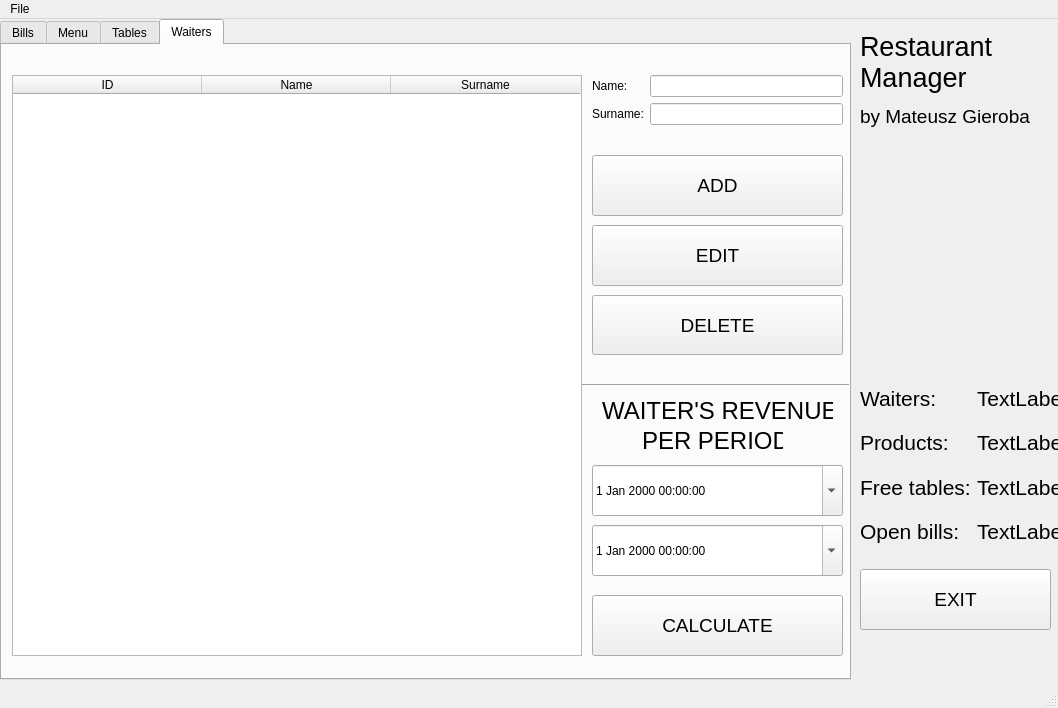
<?xml version="1.0" encoding="UTF-8"?>
<ui version="4.0">
 <class>MainMenu</class>
 <widget class="QMainWindow" name="MainMenu">
  <property name="geometry">
   <rect>
    <x>0</x>
    <y>0</y>
    <width>1058</width>
    <height>708</height>
   </rect>
  </property>
  <property name="windowTitle">
   <string>Restaurant Management System</string>
  </property>
  <property name="windowIcon">
   <iconset>
    <normaloff>indeks.jpeg</normaloff>indeks.jpeg</iconset>
  </property>
  <widget class="QWidget" name="centralwidget">
   <widget class="QTabWidget" name="tabWidget">
    <property name="geometry">
     <rect>
      <x>0</x>
      <y>0</y>
      <width>851</width>
      <height>661</height>
     </rect>
    </property>
    <property name="currentIndex">
     <number>3</number>
    </property>
    <widget class="QWidget" name="tab">
     <attribute name="title">
      <string>Bills</string>
     </attribute>
    </widget>
    <widget class="QWidget" name="tab_2">
     <attribute name="title">
      <string>Menu</string>
     </attribute>
    </widget>
    <widget class="QWidget" name="tab_3">
     <attribute name="title">
      <string>Tables</string>
     </attribute>
     <widget class="QTableWidget" name="tablesTable">
      <property name="geometry">
       <rect>
        <x>10</x>
        <y>40</y>
        <width>581</width>
        <height>521</height>
       </rect>
      </property>
      <property name="editTriggers">
       <set>QAbstractItemView::NoEditTriggers</set>
      </property>
      <property name="selectionMode">
       <enum>QAbstractItemView::SingleSelection</enum>
      </property>
      <property name="selectionBehavior">
       <enum>QAbstractItemView::SelectRows</enum>
      </property>
      <property name="columnCount">
       <number>1</number>
      </property>
      <attribute name="horizontalHeaderDefaultSectionSize">
       <number>579</number>
      </attribute>
      <column>
       <property name="text">
        <string>ID</string>
       </property>
      </column>
     </widget>
     <widget class="QPushButton" name="tableAddButton">
      <property name="geometry">
       <rect>
        <x>620</x>
        <y>160</y>
        <width>221</width>
        <height>61</height>
       </rect>
      </property>
      <property name="font">
       <font>
        <pointsize>14</pointsize>
       </font>
      </property>
      <property name="text">
       <string>ADD</string>
      </property>
     </widget>
     <widget class="QPushButton" name="tableDeleteButton">
      <property name="geometry">
       <rect>
        <x>620</x>
        <y>230</y>
        <width>221</width>
        <height>61</height>
       </rect>
      </property>
      <property name="font">
       <font>
        <pointsize>14</pointsize>
       </font>
      </property>
      <property name="text">
       <string>DELETE</string>
      </property>
     </widget>
    </widget>
    <widget class="QWidget" name="tab_5">
     <attribute name="title">
      <string>Waiters</string>
     </attribute>
     <widget class="QTableWidget" name="waitersTable">
      <property name="geometry">
       <rect>
        <x>10</x>
        <y>30</y>
        <width>570</width>
        <height>581</height>
       </rect>
      </property>
      <property name="sizeAdjustPolicy">
       <enum>QAbstractScrollArea::AdjustIgnored</enum>
      </property>
      <property name="editTriggers">
       <set>QAbstractItemView::NoEditTriggers</set>
      </property>
      <property name="selectionMode">
       <enum>QAbstractItemView::SingleSelection</enum>
      </property>
      <property name="selectionBehavior">
       <enum>QAbstractItemView::SelectRows</enum>
      </property>
      <property name="sortingEnabled">
       <bool>true</bool>
      </property>
      <property name="columnCount">
       <number>3</number>
      </property>
      <attribute name="horizontalHeaderCascadingSectionResizes">
       <bool>true</bool>
      </attribute>
      <attribute name="horizontalHeaderDefaultSectionSize">
       <number>189</number>
      </attribute>
      <attribute name="horizontalHeaderStretchLastSection">
       <bool>false</bool>
      </attribute>
      <column>
       <property name="text">
        <string>ID</string>
       </property>
      </column>
      <column>
       <property name="text">
        <string>Name</string>
       </property>
      </column>
      <column>
       <property name="text">
        <string>Surname</string>
       </property>
      </column>
     </widget>
     <widget class="QWidget" name="formLayoutWidget">
      <property name="geometry">
       <rect>
        <x>590</x>
        <y>30</y>
        <width>251</width>
        <height>71</height>
       </rect>
      </property>
      <layout class="QFormLayout" name="formLayout">
       <item row="0" column="0">
        <widget class="QLabel" name="waiterName">
         <property name="text">
          <string>Name:</string>
         </property>
        </widget>
       </item>
       <item row="0" column="1">
        <widget class="QLineEdit" name="waiterNameInput"/>
       </item>
       <item row="1" column="0">
        <widget class="QLabel" name="waiterSurname">
         <property name="text">
          <string>Surname:</string>
         </property>
        </widget>
       </item>
       <item row="1" column="1">
        <widget class="QLineEdit" name="waiterSurnameInput"/>
       </item>
      </layout>
     </widget>
     <widget class="QPushButton" name="waiterAddButton">
      <property name="geometry">
       <rect>
        <x>590</x>
        <y>110</y>
        <width>251</width>
        <height>61</height>
       </rect>
      </property>
      <property name="font">
       <font>
        <pointsize>14</pointsize>
       </font>
      </property>
      <property name="text">
       <string>ADD</string>
      </property>
     </widget>
     <widget class="QPushButton" name="waiterEditButton">
      <property name="geometry">
       <rect>
        <x>590</x>
        <y>180</y>
        <width>251</width>
        <height>61</height>
       </rect>
      </property>
      <property name="font">
       <font>
        <pointsize>14</pointsize>
       </font>
      </property>
      <property name="text">
       <string>EDIT</string>
      </property>
     </widget>
     <widget class="QPushButton" name="waiterDeleteButton">
      <property name="geometry">
       <rect>
        <x>590</x>
        <y>250</y>
        <width>251</width>
        <height>60</height>
       </rect>
      </property>
      <property name="font">
       <font>
        <pointsize>14</pointsize>
       </font>
      </property>
      <property name="text">
       <string>DELETE</string>
      </property>
     </widget>
     <widget class="QPushButton" name="revenueButton">
      <property name="geometry">
       <rect>
        <x>590</x>
        <y>550</y>
        <width>251</width>
        <height>61</height>
       </rect>
      </property>
      <property name="font">
       <font>
        <pointsize>14</pointsize>
       </font>
      </property>
      <property name="text">
       <string>CALCULATE</string>
      </property>
     </widget>
     <widget class="QDateTimeEdit" name="revenueDateBegin">
      <property name="geometry">
       <rect>
        <x>590</x>
        <y>420</y>
        <width>251</width>
        <height>51</height>
       </rect>
      </property>
      <property name="calendarPopup">
       <bool>true</bool>
      </property>
     </widget>
     <widget class="QDateTimeEdit" name="revenueDateEnd">
      <property name="geometry">
       <rect>
        <x>590</x>
        <y>480</y>
        <width>251</width>
        <height>51</height>
       </rect>
      </property>
      <property name="calendarPopup">
       <bool>true</bool>
      </property>
     </widget>
     <widget class="Line" name="line">
      <property name="geometry">
       <rect>
        <x>580</x>
        <y>330</y>
        <width>271</width>
        <height>20</height>
       </rect>
      </property>
      <property name="orientation">
       <enum>Qt::Horizontal</enum>
      </property>
     </widget>
     <widget class="QLabel" name="label_2">
      <property name="geometry">
       <rect>
        <x>600</x>
        <y>350</y>
        <width>231</width>
        <height>31</height>
       </rect>
      </property>
      <property name="font">
       <font>
        <pointsize>18</pointsize>
       </font>
      </property>
      <property name="text">
       <string>WAITER'S REVENUE</string>
      </property>
     </widget>
     <widget class="QLabel" name="label_3">
      <property name="geometry">
       <rect>
        <x>640</x>
        <y>380</y>
        <width>141</width>
        <height>31</height>
       </rect>
      </property>
      <property name="font">
       <font>
        <pointsize>18</pointsize>
       </font>
      </property>
      <property name="text">
       <string>PER PERIOD</string>
      </property>
     </widget>
    </widget>
   </widget>
   <widget class="QLabel" name="title">
    <property name="geometry">
     <rect>
      <x>860</x>
      <y>10</y>
      <width>181</width>
      <height>101</height>
     </rect>
    </property>
    <property name="text">
     <string>&lt;html&gt;&lt;head/&gt;&lt;body&gt;&lt;p&gt;&lt;span style=&quot; font-size:20pt;&quot;&gt;Restaurant&lt;br/&gt;Manager&lt;/span&gt;&lt;/p&gt;&lt;p&gt;&lt;span style=&quot; font-size:14pt;&quot;&gt;by Mateusz Gieroba&lt;/span&gt;&lt;/p&gt;&lt;/body&gt;&lt;/html&gt;</string>
    </property>
   </widget>
   <widget class="QPushButton" name="exitButton">
    <property name="geometry">
     <rect>
      <x>860</x>
      <y>550</y>
      <width>191</width>
      <height>61</height>
     </rect>
    </property>
    <property name="font">
     <font>
      <pointsize>14</pointsize>
     </font>
    </property>
    <property name="text">
     <string>EXIT</string>
    </property>
   </widget>
   <widget class="QWidget" name="gridLayoutWidget">
    <property name="geometry">
     <rect>
      <x>860</x>
      <y>360</y>
      <width>213</width>
      <height>171</height>
     </rect>
    </property>
    <layout class="QGridLayout" name="gridLayout">
     <item row="2" column="1">
      <widget class="QLabel" name="freeTablesNumber">
       <property name="font">
        <font>
         <pointsize>16</pointsize>
        </font>
       </property>
       <property name="text">
        <string>TextLabel</string>
       </property>
      </widget>
     </item>
     <item row="0" column="0">
      <widget class="QLabel" name="waiters">
       <property name="font">
        <font>
         <pointsize>16</pointsize>
         <weight>50</weight>
         <bold>false</bold>
        </font>
       </property>
       <property name="text">
        <string>Waiters:</string>
       </property>
      </widget>
     </item>
     <item row="0" column="1">
      <widget class="QLabel" name="waitersNumber">
       <property name="font">
        <font>
         <pointsize>16</pointsize>
        </font>
       </property>
       <property name="text">
        <string>TextLabel</string>
       </property>
      </widget>
     </item>
     <item row="2" column="0">
      <widget class="QLabel" name="freeTables">
       <property name="font">
        <font>
         <pointsize>16</pointsize>
        </font>
       </property>
       <property name="text">
        <string>Free tables:</string>
       </property>
      </widget>
     </item>
     <item row="3" column="0">
      <widget class="QLabel" name="openBills">
       <property name="font">
        <font>
         <pointsize>16</pointsize>
        </font>
       </property>
       <property name="text">
        <string>Open bills:</string>
       </property>
      </widget>
     </item>
     <item row="1" column="1">
      <widget class="QLabel" name="productsNumber">
       <property name="font">
        <font>
         <pointsize>16</pointsize>
        </font>
       </property>
       <property name="text">
        <string>TextLabel</string>
       </property>
      </widget>
     </item>
     <item row="3" column="1">
      <widget class="QLabel" name="openBillsNumber">
       <property name="font">
        <font>
         <pointsize>16</pointsize>
        </font>
       </property>
       <property name="text">
        <string>TextLabel</string>
       </property>
      </widget>
     </item>
     <item row="1" column="0">
      <widget class="QLabel" name="products">
       <property name="font">
        <font>
         <pointsize>16</pointsize>
        </font>
       </property>
       <property name="text">
        <string>Products:</string>
       </property>
      </widget>
     </item>
    </layout>
   </widget>
   <widget class="QLabel" name="label">
    <property name="geometry">
     <rect>
      <x>860</x>
      <y>120</y>
      <width>191</width>
      <height>221</height>
     </rect>
    </property>
    <property name="styleSheet">
     <string notr="true">background-image: url(:/nowyPrzedrostek/rattie.jpg);</string>
    </property>
    <property name="text">
     <string/>
    </property>
    <property name="pixmap">
     <pixmap>:/nowyPrzedrostek/rattie.jpg</pixmap>
    </property>
    <property name="scaledContents">
     <bool>true</bool>
    </property>
   </widget>
  </widget>
  <widget class="QMenuBar" name="menubar">
   <property name="geometry">
    <rect>
     <x>0</x>
     <y>0</y>
     <width>1058</width>
     <height>22</height>
    </rect>
   </property>
   <widget class="QMenu" name="menuFile">
    <property name="title">
     <string>File</string>
    </property>
    <addaction name="actionExit"/>
   </widget>
   <addaction name="menuFile"/>
  </widget>
  <widget class="QStatusBar" name="statusbar"/>
  <action name="actionExit">
   <property name="text">
    <string>Exit</string>
   </property>
  </action>
 </widget>
 <resources>
  <include location="logo.qrc"/>
 </resources>
 <connections/>
</ui>
